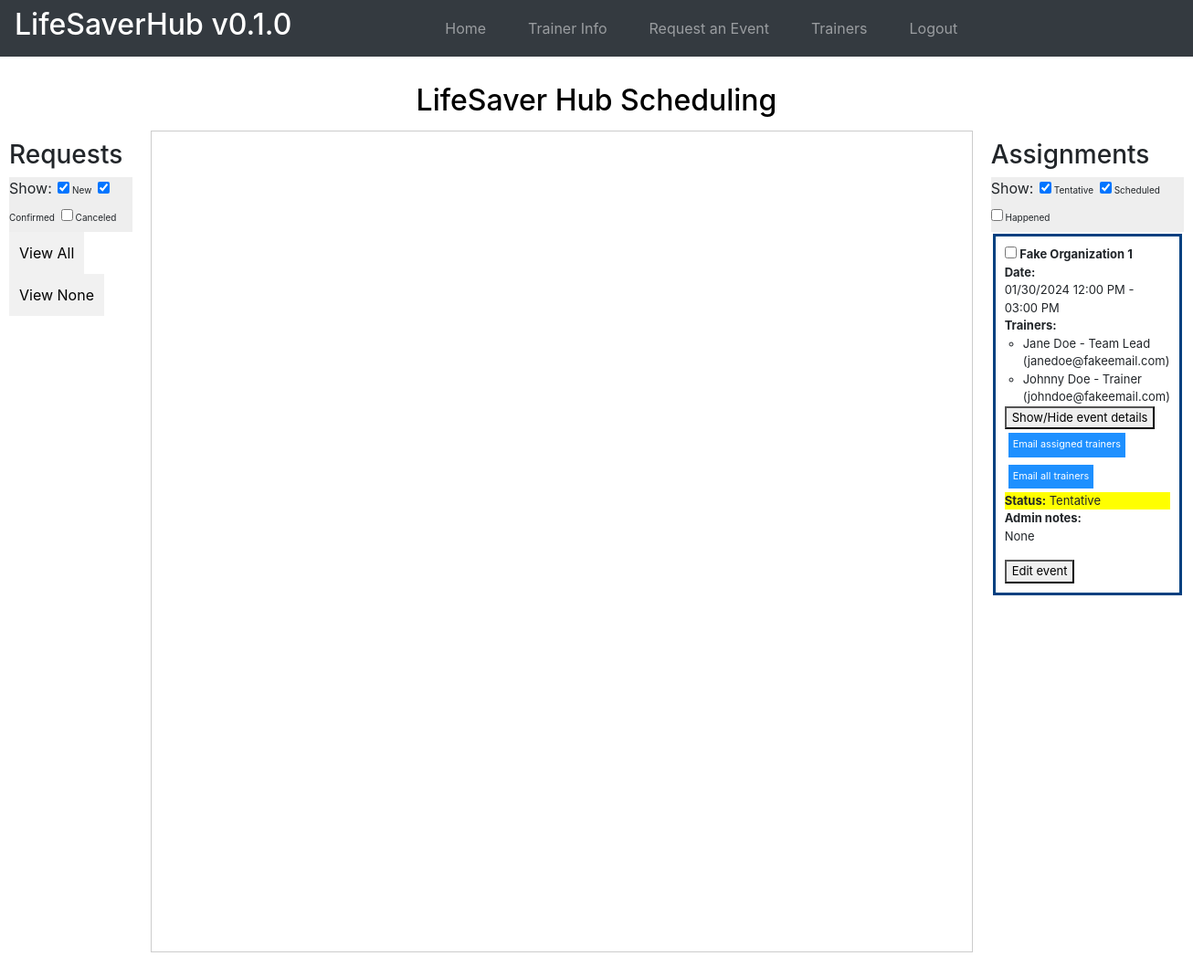
Screenshot of / (signed in) with the database file from the repository.
### website/models.py (models this page shows)
class Event(db.Model):
    id = db.Column(db.Integer, primary_key=True)
    name = db.Column(db.String(50))
    email = db.Column(db.String(50))
    phone = db.Column(db.String(16))
    title = db.Column(db.String(50))
    training_types = db.Column(db.String(500))
    preferred_date = db.relationship('EventDate', secondary=preferred_event_date_association)
    backup_dates = db.relationship('EventDate', secondary=event_date_association)
    mission = db.Column(db.String(500))
    num_learners = db.Column(db.Integer)
    learners = db.Column(db.String(500))
    place = db.Column(db.String(500))
    chairs_tables = db.Column(db.String(300))
    cultural = db.Column(db.String(500))
    content_concerns = db.Column(db.String(500))
    music = db.Column(db.String(300))
    photos = db.Column(db.String(200))
    other_info = db.Column(db.String(1500))
    status = db.Column(db.String(100))
    admin_notes = db.Column(db.String(500))
    assignments = db.relationship('Assignment', backref = 'event', cascade = 'all, delete-orphan', lazy = 'dynamic')

class Assignment(db.Model):
    id = db.Column(db.Integer, primary_key=True)
    start_date = db.Column(db.DateTime(timezone=True))
    end_date = db.Column(db.DateTime(timezone=True))
    formatted_start_date = db.Column(db.String(100))
    formatted_end_time = db.Column(db.String(100))
    event_id = db.Column(db.Integer, db.ForeignKey('event.id'),
        nullable=False)
    trainer_id = db.Column(db.Integer, db.ForeignKey('trainer.id'),
        nullable=False)
    trainer_status = db.Column(db.String(50))
    isLead = db.Column(db.Boolean,default=False)

class Trainer(db.Model):
    id = db.Column(db.Integer, primary_key=True)
    name = db.Column(db.String(50))
    nickname = db.Column(db.String(50))
    date_of_birth = db.Column(db.Date)
    pronouns = db.Column(db.String(50))
    race_ethnicity = db.Column(db.String(100))
    how_did_you_hear = db.Column(db.String(200))
    phone = db.Column(db.String(16))
    text_or_call = db.Column(db.String(16))
    email = db.Column(db.String(50))
    education = db.Column(db.String(100))
    lifesaver_skills = db.Column(db.String(500))
    relevant_exp = db.Column(db.String(500))
    heartsaver_interest = db.Column(db.String(4))
    gen_avail = db.Column(db.String(500))
    hrs_per_month = db.Column(db.Integer)
    languages = db.Column(db.String(50))
    other_info = db.Column(db.String(1500))
    documents = db.Column(db.String(256))
    status = db.Column(db.String(100))
    assignments = db.relationship('Assignment', backref = 'trainer', cascade = 'all, delete-orphan', lazy = 'dynamic')
    admin_notes = db.Column(db.String(1500))

### website/views.py (the view)
@views.route('/', methods=['GET', 'POST'])
@login_required
def home():
    events = (
        Event.query
        .join(Event.preferred_date).order_by(EventDate.start_date)
    )
    assignments = Assignment.query.all()
    trainers = Trainer.query.all()
    assignments_by_event = []
    for event in events:
        event_assignments = event.assignments.all()
        if (not event_assignments):
            continue
        info = {"event":event,"trainers":[],"assignments":[]}
        for assignment in event_assignments:
            trainer = Trainer.query.filter(Trainer.id == assignment.trainer_id).first()
            role = ""
            if (assignment.isLead):
                role = "Team Lead"
            else:
                role = "Trainer"
            info["trainers"].append({"trainer":trainer,"role":role})
            info["assignments"].append(assignment)
        assignments_by_event.append(info)
    '''
    assignments = Assignment.query.options(
        joinedload(Assignment.event_request)).all()
    for trainer in trainers:
        if trainer.gen_avail:
            trainer.gen_avail.sort(key=lambda date: date.start_date)
    '''
    trainers_data = [{'id': trainer.id, 'name': trainer.name,
                      'gen_avail': trainer.gen_avail} for trainer in trainers]
    return render_template("home.html", user=current_user, events=events, trainers=trainers, assignments=assignments, assignments_by_event=assignments_by_event, trainers_data=trainers_data, event_colors=event_colors, trainer_colors=trainer_colors)

### website/__init__.py (called while the page is built)
def create_app():
    app = Flask(__name__)
    app.config['SECRET_KEY'] = 'hjshjhdjah kjshkjdhjs'
    app.config['SQLALCHEMY_DATABASE_URI'] = f'sqlite:///{DB_NAME}'
    path = os.getcwd()
    UPLOAD_FOLDER = os.path.join(path, 'doc_uploads')
    if not os.path.isdir(UPLOAD_FOLDER):
        os.mkdir(UPLOAD_FOLDER)
    app.config['UPLOAD_FOLDER'] = UPLOAD_FOLDER
    db.init_app(app)
    from .views import views
    from .auth import auth
    app.register_blueprint(views, url_prefix='/')
    app.register_blueprint(auth, url_prefix='/')
    from .models import User
    with app.app_context():
        db.create_all()
    login_manager = LoginManager()
    login_manager.login_view = 'auth.login'
    login_manager.init_app(app)
    @login_manager.user_loader
    def load_user(id):
        return User.query.get(int(id))
    return app

### website/templates/home.html (shortened to what this page needs)
{% extends "base.html" %} {% block title %}Home{% endblock %} {% block content
%}
<div class="page-title">
  <h2>LifeSaver Hub Scheduling</h2>
</div>
<div class="schedule_container">
  <div class="box">
    <h3>Requests</h3>
    <ul class="filterSection">
      Show:
      <li>
          <input checked="true" type="checkbox" value="New"/>
          <label>New</label>
      </li>
      <li>
          <input checked="true" type="checkbox" value="Confirmed"/>
          <label>Confirmed</label>
      </li>
      <li>
        <input type="checkbox" value="Canceled"/>
        <label>Canceled</label>
      </li>
  </ul>
  <div id="checkAll-uncheckAll">
    <input type= "button" onclick= 'check(".event-checkbox")' value= "View All"/>
    <input type= "button" onclick= 'unCheck(".event-checkbox")' value= "View None"/>
  </div>
  </div>
  <div id="calendar">
  </div>
  <div class="box">
    <h3>Assignments</h3>
    <ul class="filterSection">
      Show:
        <li>
            <input checked="true" type="checkbox" value="Tentative"/>
            <label>Tentative</label>
        </li>
        <li>
          <input checked="true" type="checkbox" value="Scheduled"/>
          <label>Scheduled</label>
        </li>
        <li>
          <input type="checkbox" value="Happened"/>
          <label>Happened</label>
        </li>
    </ul>
    <ul class="list-group list-group-flush" id="itemsToFilter">
      {% for assignment_table in assignments_by_event %}
      {% if assignment_table %}
      <li
        id="assignment_{{assignment_table['event'].id}}"
        class="list-group-item {% if assignment_table['event'].status == 'Canceled' or assignment_table['event'].status == 'Happened'%} hideItem {% endif %}"
        data-type="{{assignment_table['event'].status}}"
        style="border-color: {{ trainer_colors[(assignment_table['event'].id - 1) % trainer_colors|length][0] }}; border-width: 3px;"
      >
        <input
          type="checkbox"
          class="assignment-checkbox"
          assignment-id = "{{ assignment_table['event'].id }}"
          value = "{{assignment_table['event'].status}}"
        >
        <strong>{{assignment_table['event'].title}}</strong><br>
        <strong>Date: </strong></br>{{assignment_table['assignments'][0].formatted_start_date}} - {{assignment_table['assignments'][0].formatted_end_time}}<br>
        <div> <strong>Trainers: </strong><ul style="padding-left: 20px;">{% for trainer in assignment_table['trainers'] %}<li> {{trainer["trainer"].nickname}} - {{trainer["role"]}} </br> ({{trainer["trainer"].email}})</li>{% endfor %}</ul></div>
        <div class="assignment-details">
          <button name="detail_{{assignment_table['event'].id}}"class="show-event-details" onClick="showOrHideDropdown(this.name,'assignment')">Show/Hide event details</button>
        </div>
        <div id="email-trainers">
          <form id = "email-form" action="mailto:{% for trainer in assignment_table['trainers'] %}{{trainer['trainer'].email}}{% if not loop.last %},{% endif %}{% endfor %}?subject=CCAS: Are you available to volunteer for this event?" method="post" enctype="text/plain">
            <input type="submit" class="email" value="Email assigned trainers">
            </form>
            <form id = "email-all-form" action="mailto:{% for trainer in trainers %}{{trainer.email}}{% if not loop.last %},{% endif %}{% endfor %}?subject=CCAS: Volunteers needed!" method="post" enctype="text/plain">
              <input type="submit" class="email" value="Email all trainers">
              </form>
        </div>
    <div class="update-status" style="background-color: yellow;"><strong>Status:</strong> {{assignment_table['event'].status}}</div>
    <strong>Admin notes:</strong><br>
    <p>{{assignment_table['event'].admin_notes}}</p>
        <button class="update-assignment-option" onClick="showEditModalfunction({eventId : {{ assignment_table['event'].id }}, title : '{{ assignment_table['event'].title }}', learners: {{ assignment_table['event'].num_learners }} , startDate : '{{assignment_table['assignments'][0].start_date }}', endDate :  '{{assignment_table['assignments'][0].end_date}}' , formatted_start_date : '{{ assignment_table['assignments'][0].formatted_start_date }}',formatted_end_time : '{{ assignment_table['assignments'][0].formatted_end_time  }}',eventStatus : '{{ assignment_table['event'].status }}',leader:leader_{{assignment_table['event'].id}},trainers : trainersArray_{{assignment_table['event'].id}}})">Edit event</button>
      </li>
      {% endif %}
      {% endfor %}
    </ul>
  </div>
</div>
<div>
  <br />
  <br />
</div>
{% endblock %}

### website/templates/base.html (shortened to what this page needs)
<!DOCTYPE html>
<html>
  <head>
    <link
      rel="stylesheet"
      href="https://stackpath.bootstrapcdn.com/bootstrap/4.4.1/css/bootstrap.min.css"
    />
    <link
      rel="stylesheet"
      href="https://stackpath.bootstrapcdn.com/font-awesome/4.7.0/css/font-awesome.min.css"
    />
    <link rel="stylesheet" type="text/css" href="{{url_prefix}}/static/styles/web.css">
  </head>
  <body>
    <nav class="navbar navbar-expand-lg navbar-dark bg-dark">
      <div class="collapse navbar-collapse" id="navbar">
        <h2 class="logo">LifeSaverHub v0.1.0</h2>
        <div class="navbar-nav">
          {% if user.is_authenticated %}
          <a class="nav-item nav-link" id="home" href="/">Home</a>
          <a class="nav-item nav-link" id="trainer_info" href="/trainer_info">Trainer Info</a>
          <a class="nav-item nav-link" id="trainee" href="/trainee">Request an Event</a>
          <a class="nav-item nav-link" id="trainer" href="/trainer">Trainers</a>
          <a class="nav-item nav-link" id="logout" href="/logout">Logout</a>
          {% else %}
          <a class="nav-item nav-link" id="login" href="/login">Login</a>
          <a class="nav-item nav-link" id="signUp" href="/sign-up">Sign Up</a>
          {% endif %}
        </div>
      </div>
    </nav>
    <div class="container">{% block content %} {% endblock %}</div>
  </body>
</html>

### website/static/styles/web.css (style rules this page uses)
.logo { color: white; display: inline-block; margin-right: 5em; }
.navbar-nav a { margin-right: 30px; }
.schedule_container { display: grid; grid-template-columns: 1fr 3fr 1fr; gap: 10px; width: 100%; box-sizing: border-box; }
#calendar { width: 900px; height: 900px; border: 1px solid #ccc; }
.container { padding: 0px !important; box-sizing: border-box !important; width: 100% !important; justify-content: center !important; align-items: center !important; max-width: none !important; }
.page-title { display: flex; align-items: center; justify-content: center; color: black; padding: 5px; }
.list-group-item { margin: 2px !important; padding: 10px !important; font-size: small; }
body { margin: 0; justify-content: center; align-items: center; }
.box { padding: 10px; }
.email { font-size:smaller; padding: 4px; margin: 4px; }
.filterSection li { list-style: none; margin: 0px; padding: 2px; font-size:10px; display: inline; }
.filterSection { margin: 0px; padding: 0px; background-color: #EEEEEE; }
input { border: 1px solid transparent; background-color: #f1f1f1; padding: 10px; font-size: 16px; }
input[type=submit] { background-color: DodgerBlue; color: #fff; }

### rows the page displays
Event: event "Fake Organization 1", event.status "Tentative", event.admin_notes "None"
Assignment: formatted_start_date "01/30/2024 12:00 PM", formatted_end_time "03:00 PM"
Trainer: trainer.nickname "Jane Doe", trainer.email "janedoe@fakeemail.com"
Trainer: trainer.nickname "Johnny Doe", trainer.email "johndoe@fakeemail.com"

### other values shown
{{ trainer["role"] }} "Team Lead" "Trainer"
